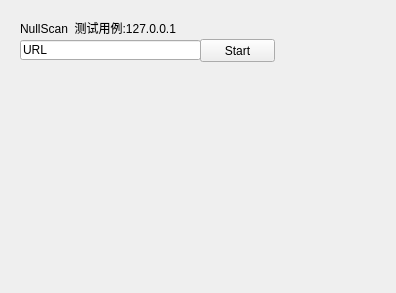
<?xml version="1.0" encoding="UTF-8"?>
<ui version="4.0">
 <class>Null_Scan</class>
 <widget class="QWidget" name="Null_Scan">
  <property name="geometry">
   <rect>
    <x>0</x>
    <y>0</y>
    <width>396</width>
    <height>293</height>
   </rect>
  </property>
  <property name="windowTitle">
   <string>Form</string>
  </property>
  <widget class="QPushButton" name="pushButton">
   <property name="geometry">
    <rect>
     <x>200</x>
     <y>39</y>
     <width>75</width>
     <height>23</height>
    </rect>
   </property>
   <property name="text">
    <string>Start</string>
   </property>
  </widget>
  <widget class="QLineEdit" name="lineEdit">
   <property name="geometry">
    <rect>
     <x>20</x>
     <y>40</y>
     <width>181</width>
     <height>20</height>
    </rect>
   </property>
   <property name="text">
    <string>URL</string>
   </property>
  </widget>
  <widget class="QLabel" name="label">
   <property name="geometry">
    <rect>
     <x>20</x>
     <y>20</y>
     <width>311</width>
     <height>16</height>
    </rect>
   </property>
   <property name="text">
    <string>NullScan  测试用例:127.0.0.1</string>
   </property>
  </widget>
 </widget>
 <resources/>
 <connections/>
</ui>
